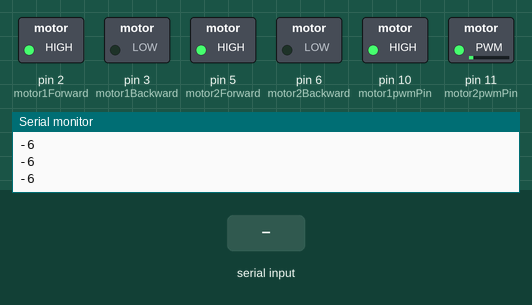
The sketch below on a simulated Arduino Uno, built with avr-gcc and run on an emulated ATmega328P. Shown: switched loads named in the sketch (green lamp = pin HIGH), the last lines printed to the serial monitor. The inputs (shaded band) are chosen by the test bench.

Above: at 1.2 s.
1.3 s: byte 30 received over Serial
At 1.8 s:
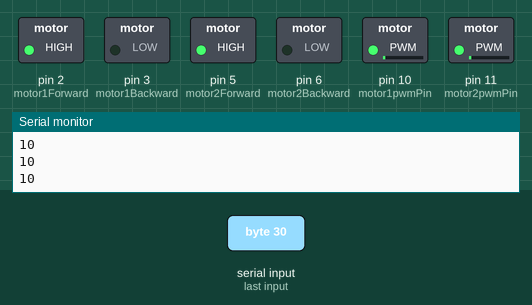
Timing chart, 0 to 4.3 s (numbered marks = the images above; inputs shaded):
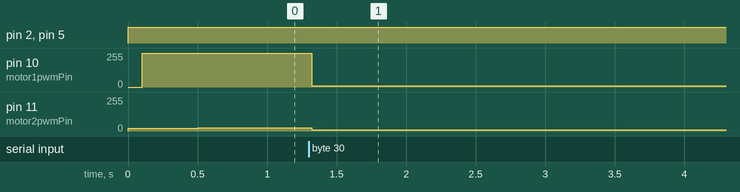

Measured:
- after the input at 1.3 s, pin 10 (motor1pwmPin): 255/255 → 10/255 at once

The sketch:

PID_ROBOT.ino
```cpp
#include <PID_v1.h>

int PIN_POSICION = A0; // Posición enviada por la camara.
int PIN_CONTROL = 13; // Señal de control para motores
int PIN_SETPOINT = A3; // SetPoint deseado ( el centro de la linea es la posicion deseada, sera = 0)

int motor1Forward = 2;
int motor1Backward = 3;
int motor1pwmPin = 10;
int motor2Forward = 5;
int motor2Backward = 6;
int motor2pwmPin = 11;
int motor1newSpeed;
int motor2newSpeed;
int motor2Speed = 10; //Default 70
int motor1Speed = 10; //Default 120


//Define Variables we'll be connecting to... todas deben estar en la misma unidad.
double Setpoint, Input, Output;

//Specify the links and initial tuning parameters (GANANCIAS)
double Kp=10, Ki=5, Kd=0;
PID myPID(&Input, &Output, &Setpoint, Kp, Ki, Kd, DIRECT);

void setup()
{
   Serial.begin(9600);

  pinMode(motor1Forward, OUTPUT);
  pinMode(motor1Backward, OUTPUT);
  pinMode(motor1pwmPin, OUTPUT);
  pinMode(motor2Forward, OUTPUT);
  pinMode(motor2Backward, OUTPUT);
  pinMode(motor2pwmPin, OUTPUT);

  Input = Serial.read();
  Setpoint = 0; //
  myPID.SetMode(AUTOMATIC);  //turn the PID on
}

void loop()
{
   while(Serial.available()){
   Input = Serial.read(); //Read user input and trigger appropriate function
   }

  myPID.Compute();

   Ajuste();
  Serial.println(motor1newSpeed);

}

void Ajuste() {
  //Cambia la velocidad del motor proporcionalmente sumando la accion de control a un motor y restandola en el otro.
  motor2newSpeed = motor2Speed + Output;
  motor1newSpeed = motor1Speed - Output;
  // Ajusta el rango de 0- 1024 a 0-255 (Salida PWM Arduino)
  constrain(motor2newSpeed, 0, 255);
  constrain(motor1newSpeed, 0, 255);
  //El  carro avanza con la velocidad ajustada
  analogWrite(motor2pwmPin, motor2newSpeed);
  analogWrite(motor1pwmPin, motor1newSpeed);
  digitalWrite(motor2Forward, HIGH);
  digitalWrite(motor2Backward, LOW);
  digitalWrite(motor1Forward, HIGH);
  digitalWrite(motor1Backward, LOW);
}
```
